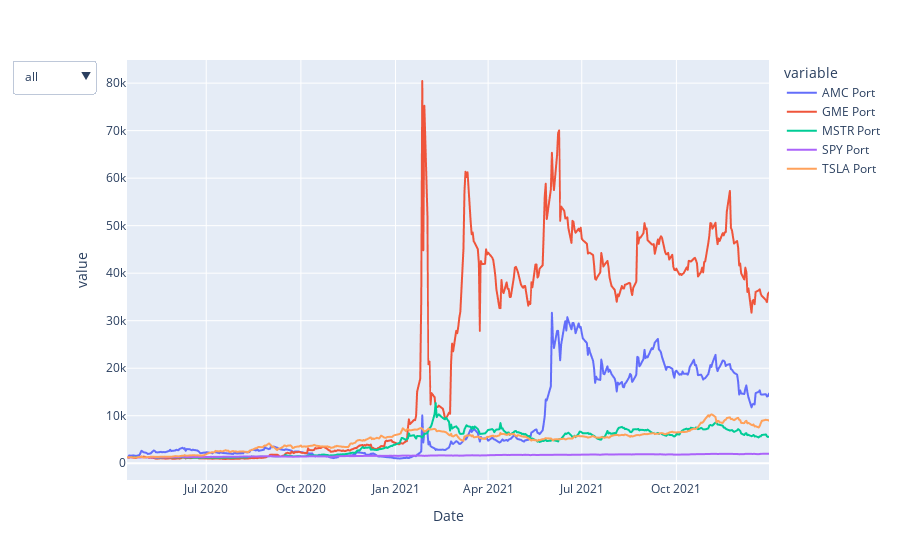

This figure's notebook cell:
### Code cell
#Build a figure for all series
fig = px.line(stocks_sliced, x=stocks_sliced.index, y = stocks_sliced.columns)
#Map lines/series to groups
maps = {'group 1': ['AMC Port', 'TSLA Port'],
           'group 2':['GME Port', 'MSTR Port', "SPY Port"]}

#Create group and trace visibilites
group = []
vis = []
visList = []
for m in maps.keys():
    for col in stocks_sliced.columns:
        if col in maps[m]:
            vis.append(True)
        else:
            vis.append(False)
    group.append(m)
    visList.append(vis)
    vis = []
    
#Create buttons for each group
buttons = []
for i, g in enumerate(group):
    button =  dict(label=g,
                   method = 'restyle',
                    args = ['visible',visList[i]])
    buttons.append(button)

buttons = [{'label': 'all',
                 'method': 'restyle',
                 'args': ['visible', [True, True, True, True, True, True]]}] + buttons

                     

# update layout with buttons                       
fig.update_layout(
    updatemenus=[
        dict(
        type="dropdown",
        direction="down",
        buttons = buttons)
    ],
)
# buttons
fig.show()

### Figure 1 — Plotly figure (JSON) as saved in the notebook; plotly's stock layout.template omitted (floating-point values rounded to 4 significant figures; data arrays with more than 128 entries replaced by an {"elided": "..."} marker saying what was removed)
{"data": [{"hovertemplate": "variable=AMC Port <br>Date=%{x}<br>value=%{y}<extra></extra>", "legendgroup": "AMC Port ", "line": {"color": "#636efa", "dash": "solid"}, "marker": {"symbol": "circle"}, "mode": "lines", "name": "AMC Port ", "showlegend": true, "type": "scattergl", "visible": true, "x": {"elided": "433 str values"}, "xaxis": "x", "y": {"elided": "433 float values"}, "yaxis": "y"}, {"hovertemplate": "variable=GME Port <br>Date=%{x}<br>value=%{y}<extra></extra>", "legendgroup": "GME Port ", "line": {"color": "#EF553B", "dash": "solid"}, "marker": {"symbol": "circle"}, "mode": "lines", "name": "GME Port ", "showlegend": true, "type": "scattergl", "visible": true, "x": {"elided": "433 str values"}, "xaxis": "x", "y": {"elided": "433 float values"}, "yaxis": "y"}, {"hovertemplate": "variable=MSTR Port <br>Date=%{x}<br>value=%{y}<extra></extra>", "legendgroup": "MSTR Port ", "line": {"color": "#00cc96", "dash": "solid"}, "marker": {"symbol": "circle"}, "mode": "lines", "name": "MSTR Port ", "showlegend": true, "type": "scattergl", "visible": true, "x": {"elided": "433 str values"}, "xaxis": "x", "y": {"elided": "433 float values"}, "yaxis": "y"}, {"hovertemplate": "variable=SPY Port <br>Date=%{x}<br>value=%{y}<extra></extra>", "legendgroup": "SPY Port ", "line": {"color": "#ab63fa", "dash": "solid"}, "marker": {"symbol": "circle"}, "mode": "lines", "name": "SPY Port ", "showlegend": true, "type": "scattergl", "visible": true, "x": {"elided": "433 str values"}, "xaxis": "x", "y": {"elided": "433 float values"}, "yaxis": "y"}, {"hovertemplate": "variable=TSLA Port <br>Date=%{x}<br>value=%{y}<extra></extra>", "legendgroup": "TSLA Port ", "line": {"color": "#FFA15A", "dash": "solid"}, "marker": {"symbol": "circle"}, "mode": "lines", "name": "TSLA Port ", "showlegend": true, "type": "scattergl", "visible": true, "x": {"elided": "433 str values"}, "xaxis": "x", "y": {"elided": "433 float values"}, "yaxis": "y"}], "layout": {"autosize": true, "legend": {"title": {"text": "variable"}, "tracegroupgap": 0}, "margin": {"t": 60}, "updatemenus": [{"active": 0, "buttons": [{"args": ["visible", [true, true, true, true, true, true]], "label": "all", "method": "restyle"}, {"args": ["visible", [false, false, false, false, false]], "label": "group 1", "method": "restyle"}, {"args": ["visible", [false, false, false, false, false]], "label": "group 2", "method": "restyle"}], "direction": "down", "type": "dropdown"}], "xaxis": {"anchor": "y", "autorange": true, "domain": [0, 1], "range": ["2020-04-15", "2021-12-30"], "title": {"text": "Date"}, "type": "date"}, "yaxis": {"anchor": "x", "autorange": true, "domain": [0, 1], "range": [-3529.0, 84870.0], "title": {"text": "value"}, "type": "linear"}}}
